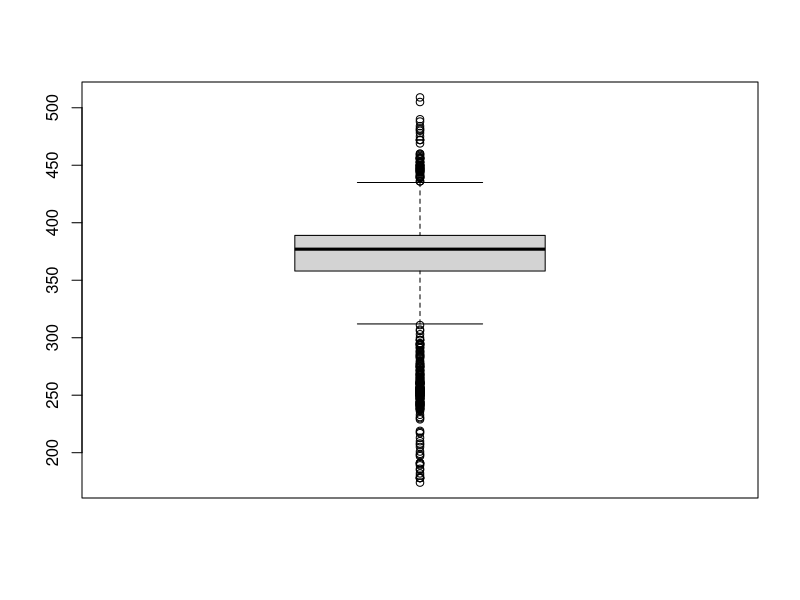
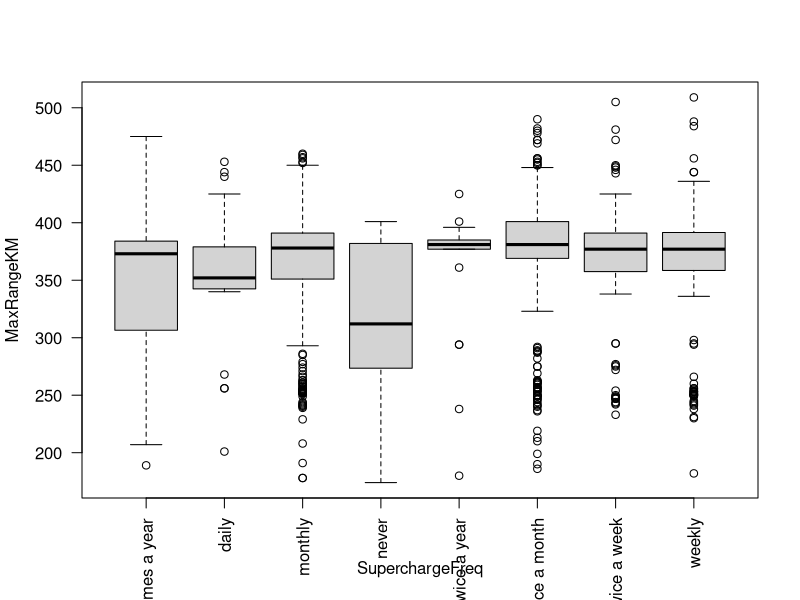
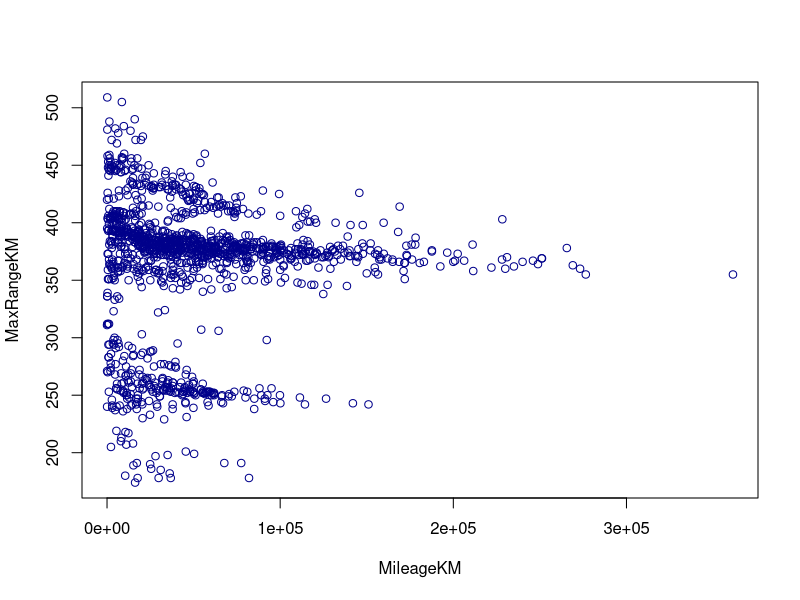
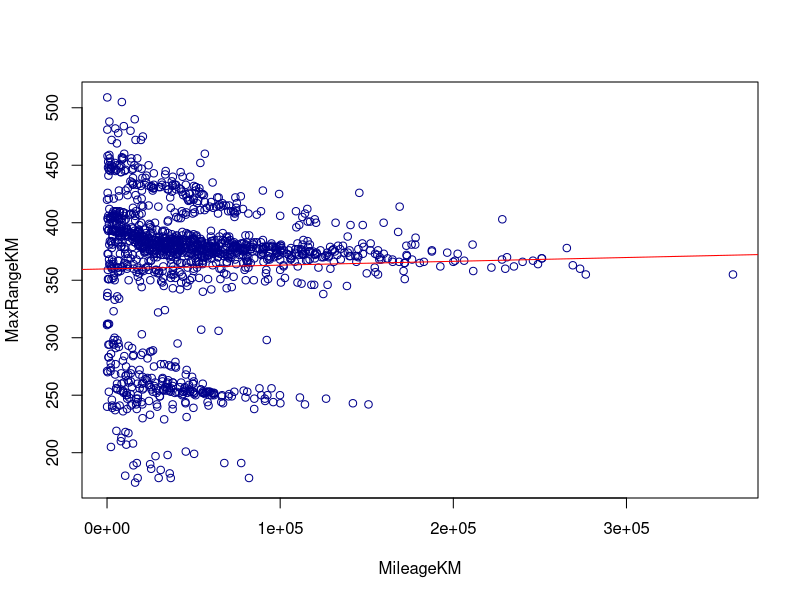
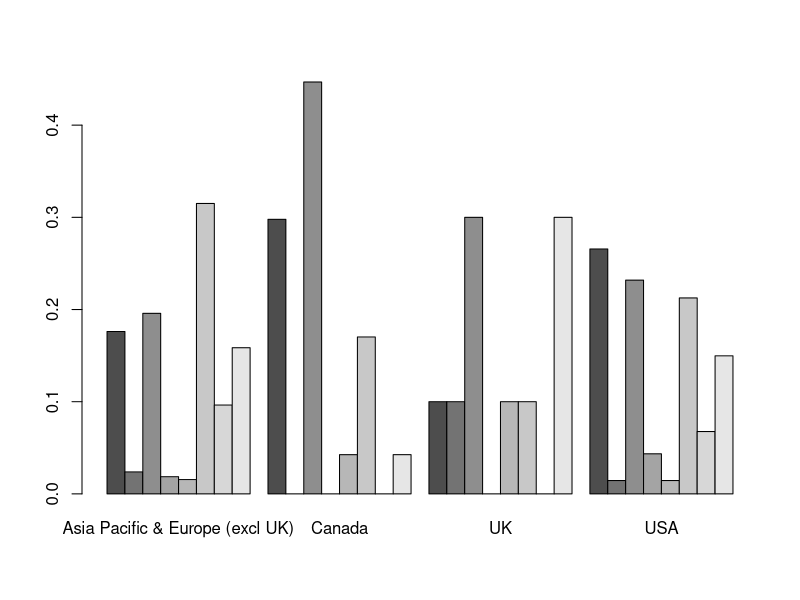
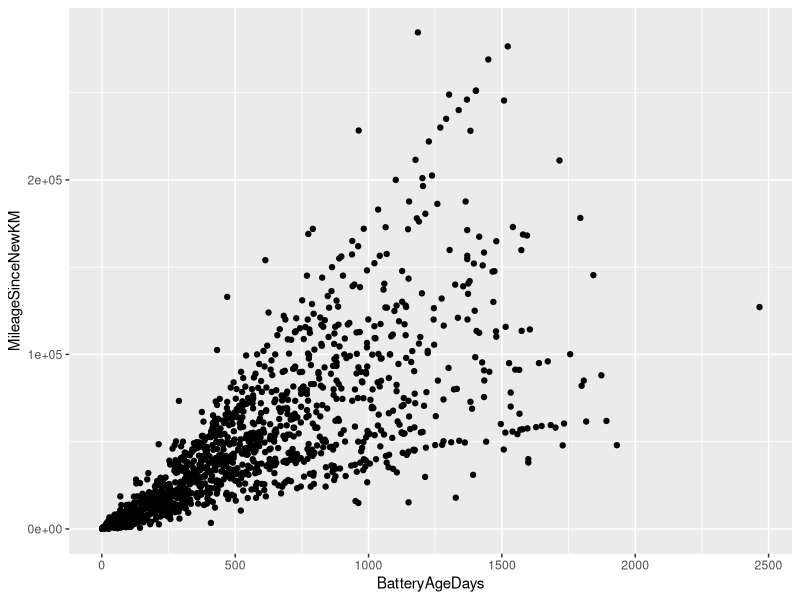
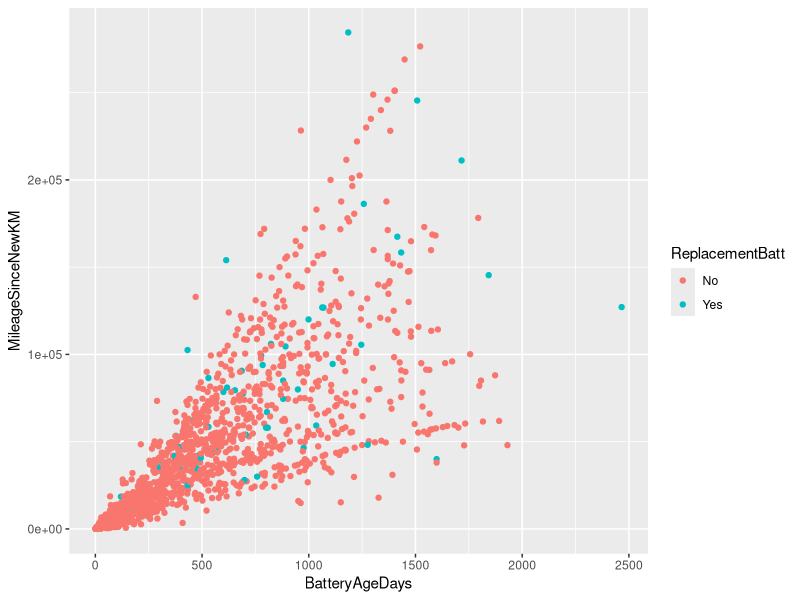
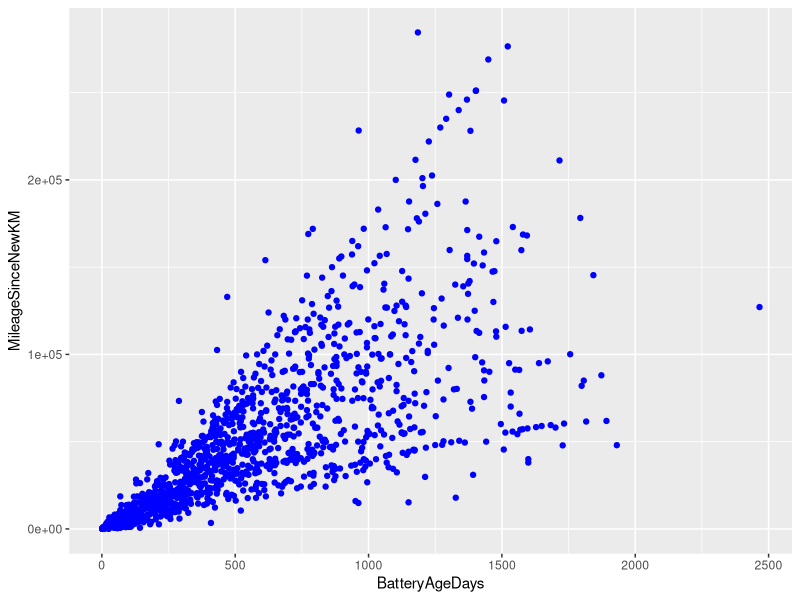

Here is the R script that generated these plots, in order:
## ---- chunk 1
cleanTeslaBattery <- read.csv("Data/cleanTeslaBattery.csv")
## ---- chunk 2
boxplot(cleanTeslaBattery$MaxRangeKM)
## ---- chunk 3

## ---- chunk 4
boxplot(MaxRangeKM ~ SuperchargeFreq, data = cleanTeslaBattery, las = 2)
## ---- chunk 5
plot(MaxRangeKM ~ MileageKM, data = cleanTeslaBattery, col = "darkblue")
## ---- chunk 6
plot(MaxRangeKM ~ MileageKM, data = cleanTeslaBattery, col = "darkblue")
line = lm(MaxRangeKM ~ MileageKM, data = cleanTeslaBattery)
abline(line, col = "red")
summary(line)

## ---- chunk 7
tble = table(cleanTeslaBattery$SuperchargeFreq, cleanTeslaBattery$Location)
ptable = prop.table(tble,2)
barplot(ptable, beside = TRUE)
## ---- chunk 8
library(ggplot2)
## ---- chunk 9
tesla<-read.csv("Data/cleanTeslaBattery.csv")
## ---- chunk 10
ggplot(data=tesla) + 
  geom_point(mapping=aes(x=BatteryAgeDays, y=MileageSinceNewKM))
## ---- chunk 11
ggplot(data=tesla) + 
  geom_point(mapping=aes(x=BatteryAgeDays, y=MileageSinceNewKM, color=ReplacementBatt))
## ---- chunk 12
ggplot(data=tesla) + 
  geom_point(mapping=aes(x=BatteryAgeDays, y=MileageSinceNewKM), color="blue")
## ---- chunk 13
ggplot(tesla) + 
  geom_density(aes(x=MileagePerDay,fill=Location)) + 
  xlab("Mileage Per Day") + 
  ylab("Density of Tesla Owners (all models)")
## ---- chunk 14
cleanTeslaBattery = read.csv("Data/cleanTeslaBattery.csv")
## ---- chunk 15
library(ggplot2)
ggplot(data=cleanTeslaBattery) + geom_point(aes(x=MileageKM, y=WattHoursPerKM))
## ---- chunk 16
mod = lm(WattHoursPerKM ~ MileageKM, data = cleanTeslaBattery)
summary(mod)

## ---- chunk 17
hist(residuals(mod))
## ---- chunk 18
lm(WattHoursPerKM ~ log(MileageKM), data = cleanTeslaBattery)
lm(sqrt(WattHoursPerKM) ~ MileageKM, data = cleanTeslaBattery)
## ---- chunk 19


## ---- chunk 20
Kings <- read.csv("Data/KingCounty2001.csv") 
## ---- chunk 21
boxplot(wgain ~ smoker, data = Kings )
summary(Kings$smoker)
## ---- chunk 22
t.test(wgain ~ smoker, data = Kings, alternative = "greater")
## ---- chunk 23
t.test(Kings$wgain, mu = 9.4, alt = "two.sided")
## ---- chunk 24

## ---- chunk 25

## ---- chunk 26
library(doBy)
Tumor <- read.csv("Data/Tumor.csv") 
## ---- chunk 27
msd = function (x) {c(m = mean(x), stdev = sd(x))}
## ---- chunk 28
summaryBy(Growth ~ Treatment, data = Tumor, FUN = msd )
library(ggplot2)
ggplot(data = Tumor, aes(x=Treatment, y = Growth, fill = Treatment)) + geom_boxplot()
## ---- chunk 29
mod = aov(Growth ~ Treatment, data = Tumor)
## ---- chunk 30
TukeyHSD(mod)
## ---- chunk 31
pairdat = data.frame(pre=c(23,20,30,29),post=c(25,21,27,31))
pairdat
## ---- chunk 32
t.test(pairdat$pre, pairdat$post, paired=TRUE)
## ---- chunk 33
cleanTeslaBattery = read.csv("Data/cleanTeslaBattery.csv")
tbl = table(cleanTeslaBattery$Location,cleanTeslaBattery$Model)
tbl

## ---- chunk 34

## ---- chunk 35
chisq.test(tbl)
## ---- chunk 36
prop.test(23,120, p=0.15, alternative = "greater")
## ---- chunk 37
prop.test(c(31,40),c(60,85), alternative = "greater")
